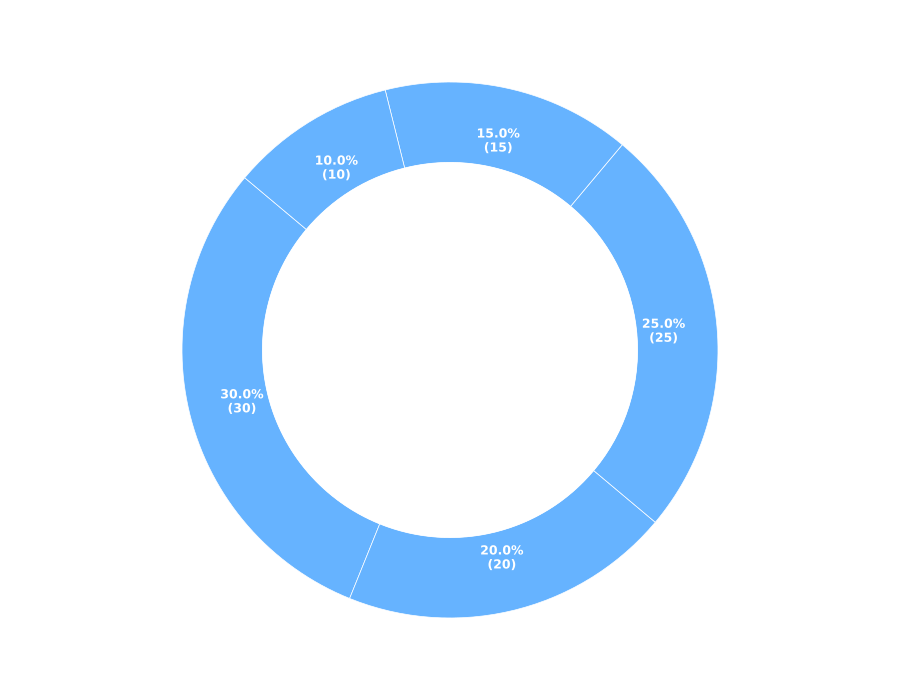

Write Python code to recreate this figure.
import matplotlib.pyplot as plt
import numpy as np

data_by_institution = {
    "Universities": [40, 20, 15, 20, 5],
    "Tech Companies": [10, 50, 10, 25, 5],
    "Hospitals": [5, 40, 5, 35, 15],
    "Government Offices": [5, 45, 5, 35, 10],
    "Research Institutions": [10, 15, 5, 60, 10],
    "Public Schools": [30, 20, 25, 15, 10]
}

single_color = ['#66b3ff']

def make_autopct(values):
    def my_autopct(pct):
        total = sum(values)
        val = int(round(pct * total / 100.0))
        return '{:.1f}%\n({:d})'.format(pct, val)
    return my_autopct

def plot_pie_chart(data, color):
    fig, ax = plt.subplots(figsize=(9, 7), subplot_kw=dict(aspect="equal"))
    
    wedges, texts, autotexts = ax.pie(
        data,
        autopct=make_autopct(data),
        startangle=140,
        colors=color * len(data),
        pctdistance=0.8,
        wedgeprops=dict(width=0.3, edgecolor='w', linewidth=0.5),
        textprops=dict(color='white', fontsize=9, fontweight='bold')
    )
    
    centre_circle = plt.Circle((0, 0), 0.70, fc='white')
    ax.add_artist(centre_circle)

    plt.tight_layout()
    plt.show()

for institution, data in data_by_institution.items():
    plot_pie_chart(data, single_color)
